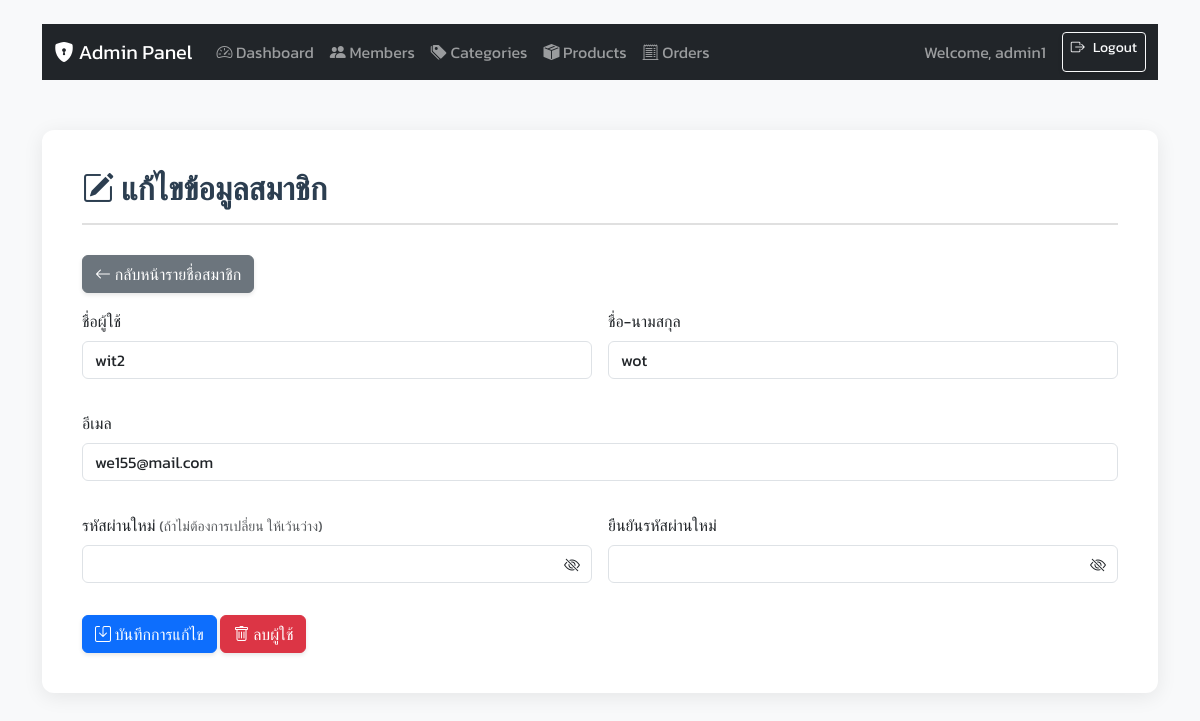
The page /online/admin/edit_user.php?id=11 (signed in) on the database its author committed.
### tables this page shows
CREATE TABLE `users` (
  `user_id` int(11) NOT NULL,
  `username` varchar(50) NOT NULL,
  `password` varchar(255) NOT NULL,
  `email` varchar(100) NOT NULL,
  `full_name` varchar(100) DEFAULT NULL,
  `role` enum('admin','member') DEFAULT 'member',
  `profile_image` varchar(255) DEFAULT 'img/book.png',
  `address` text DEFAULT NULL,
  `city` varchar(255) DEFAULT NULL,
  `province` varchar(255) DEFAULT NULL,
  `zip` varchar(10) DEFAULT NULL,
  `phone` varchar(20) DEFAULT NULL,
  `created_at` timestamp NOT NULL DEFAULT current_timestamp()
);

### online/admin/edit_user.php (the view, shortened to what this page needs)
<?php
require_once '../config.php';
$user = null;
if (isset($_GET['id'])) {
    $user_id = (int)$_GET['id'];
    try {
        $stmt = $conn->prepare("SELECT * FROM users WHERE user_id = ? AND role = 'member'");
        $stmt->execute([$user_id]);
        $user = $stmt->fetch(PDO::FETCH_ASSOC);
    } catch (PDOException $e) {
        $error = "Database error: " . $e->getMessage();
        error_log("Error fetching user for edit: " . $e->getMessage());
    }
} else {
    header("Location: users.php");
    exit;
}
?>
<!DOCTYPE html>
<html lang="th">
<head>
    <link href="https://cdn.jsdelivr.net/npm/bootstrap@5.3.0/dist/css/bootstrap.min.css" rel="stylesheet">
    <link rel="stylesheet" href="https://cdn.jsdelivr.net/npm/bootstrap-icons@1.11.3/font/bootstrap-icons.min.css">
</head>
<body class="container mt-4">
    <?php require_once 'navbar.php'; ?>
    <div class="content-container">
        <h2><i class="bi bi-pencil-square"></i> แก้ไขข้อมูลสมาชิก</h2>
        <a href="users.php" class="btn btn-secondary mb-3"><i class="bi bi-arrow-left"></i> กลับหน้ารายชื่อสมาชิก</a>
        <?php if ($user): ?>
        <form method="post" class="row g-3">
            <div class="col-md-6 mb-3">
                <label class="form-label">ชื่อผู้ใช้</label>
                <input type="text" name="username" class="form-control" required value="<?= htmlspecialchars($user['username']) ?>">
            </div>
            <div class="col-md-6 mb-3">
                <label class="form-label">ชื่อ-นามสกุล</label>
                <input type="text" name="full_name" class="form-control" value="<?= htmlspecialchars($user['full_name']) ?>">
            </div>
            <div class="col-md-12 mb-3">
                <label class="form-label">อีเมล</label>
                <input type="email" name="email" class="form-control" required value="<?= htmlspecialchars($user['email']) ?>">
            </div>
            <div class="col-md-6 mb-3 position-relative">
                <label class="form-label">รหัสผ่านใหม่ <small class="text-muted">(ถ้าไม่ต้องการเปลี่ยน ให้เว้นว่าง)</small></label>
                <input type="password" name="password" id="password" class="form-control">
                <i class="bi bi-eye-slash" id="togglePassword" style="cursor: pointer; position: absolute; right: 20px; top: 40px;"></i>
            </div>
            <div class="col-md-6 mb-3 position-relative">
                <label class="form-label">ยืนยันรหัสผ่านใหม่</label>
                <input type="password" name="confirm_password" id="confirm_password" class="form-control">
                <i class="bi bi-eye-slash" id="toggleConfirmPassword" style="cursor: pointer; position: absolute; right: 20px; top: 40px;"></i>
            </div>
            <div class="col-12">
                <button type="submit" class="btn btn-primary"><i class="bi bi-save"></i> บันทึกการแก้ไข</button>
                <a href="del_user_sweet.php?id=<?= $user['user_id'] ?>" class="btn btn-danger" onclick="confirmDelete(event, this.href)">
                    <i class="bi bi-trash"></i> ลบผู้ใช้
                </a>
            </div>
        </form>
        <?php else: ?>
            <div class="alert alert-warning">ไม่พบข้อมูลผู้ใช้</div>
        <?php endif; ?>
    </div>
</body>
</html>

### online/admin/edit_user.php (style rules this page uses)
body { font-family: 'Kanit', sans-serif; background-color: #f8f9fa; }
.content-container { background-color: #ffffff; padding: 40px; border-radius: 12px; box-shadow: 0 4px 20px rgba(0, 0, 0, 0.08); margin-top: 50px; margin-bottom: 50px; }
h2 { color: #2c3e50; font-weight: 600; padding-bottom: 15px; border-bottom: 2px solid #e0e0e0; margin-bottom: 30px; }
.btn { transition: all 0.3s ease; box-shadow: 0 2px 4px rgba(0,0,0,0.1); }

### rows shown on the page
users: username "wit2", full_name "wot", email "we155@mail.com"

### other values the page prints
$_SESSION['username'] "admin1"
